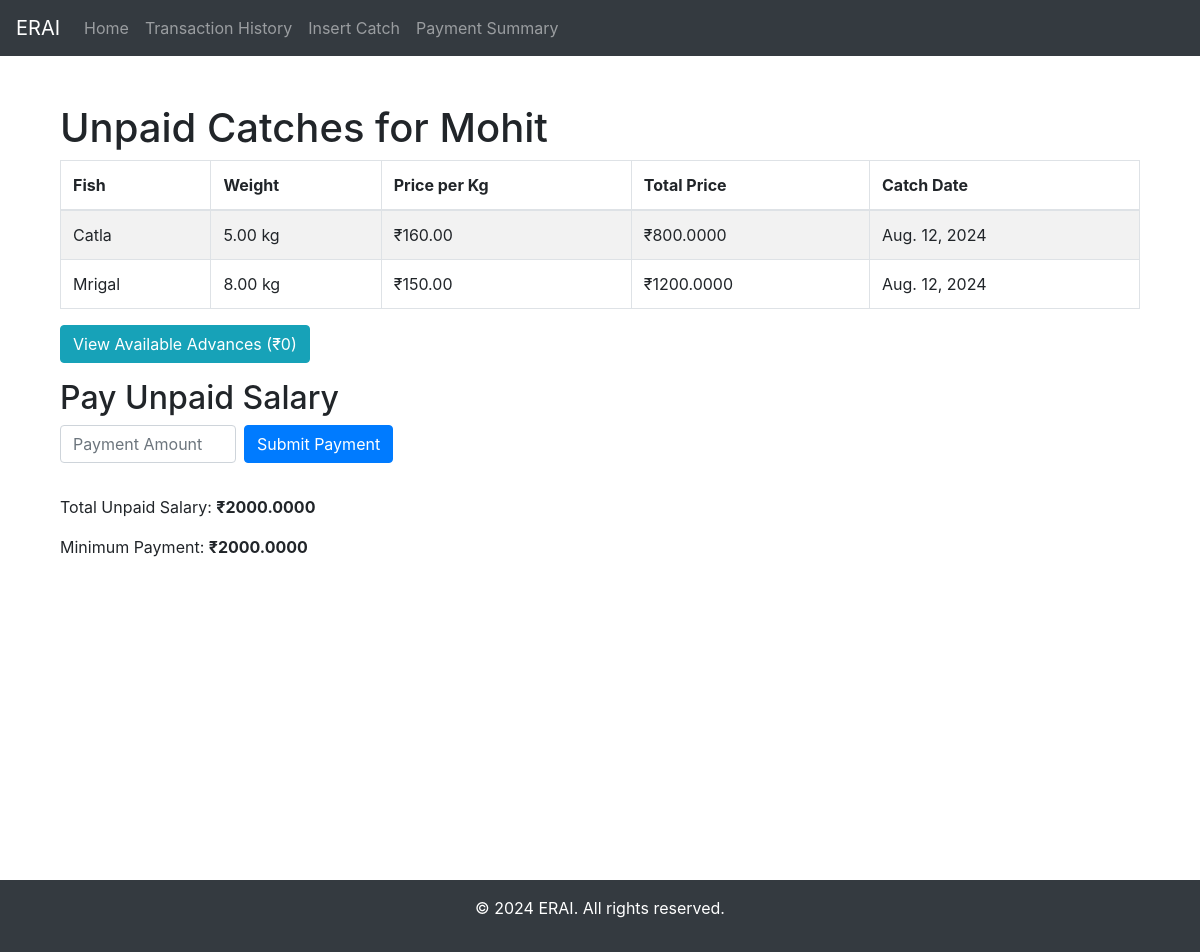
The page /fisherman/5/unpaid-catches/ on the database as committed earlier.
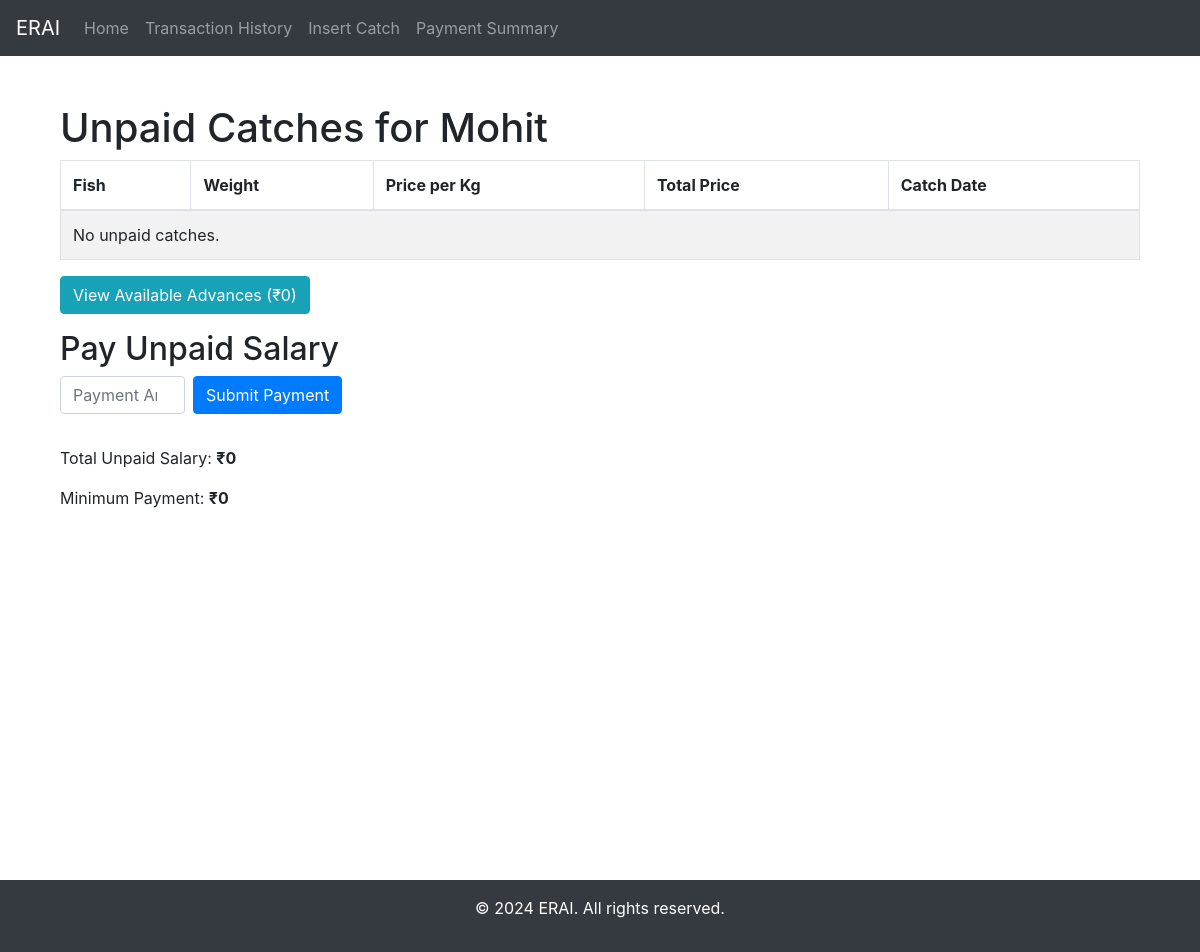
The same page on the database as committed later.
### myApp/models.py (models this page shows, shortened)
class Catch(models.Model):
    fisherman = models.ForeignKey(Fisherman, on_delete=models.CASCADE)
    fish = models.ForeignKey(Fish, on_delete=models.CASCADE)
    catch_date = models.DateField()
    weight = models.DecimalField(max_digits=10, decimal_places=2)
    is_paid = models.BooleanField(default=False)

class Fish(models.Model):
    name = models.CharField(max_length=255)
    price = models.DecimalField(max_digits=10, decimal_places=2)
    royalty_amount = models.DecimalField(max_digits=10, decimal_places=2, default=0.00)

### myApp/views.py (the view, shortened to what this page needs)
# urls.py: path('fisherman/<int:fisherman_id>/unpaid-catches/', unpaid_catches_view, name='unpaid_catches'),
def unpaid_catches_view(request, fisherman_id):
    fisherman = get_object_or_404(Fisherman, id=fisherman_id)
    unpaid_catches = fisherman.get_unpaid_catches()
    total_unpaid_salary = fisherman.calculate_total_due()
    for catch in unpaid_catches:
        catch.price = catch.weight * catch.fish.price
    advance = Advance.objects.filter(fisherman=fisherman)
    total_adv = sum(x.amount for x in advance)  # Sum up the advance amounts
    context = {
        'fisherman': fisherman,
        'unpaid_catches': unpaid_catches,
        'total_unpaid_salary': total_unpaid_salary,
        'advance': advance,
        'total_advance': total_adv,  # Add this line to include total advance
        'min_payment': total_unpaid_salary - total_adv
    }
    return render(request, 'unpaid_catches.html', context)

### myApp/models.py (called while the page is built)
    def calculate_total_due(self):
        return sum(catch.weight * catch.fish.price for catch in self.catch_set.filter(is_paid=False))

    def get_unpaid_catches(self):
        return self.catch_set.filter(is_paid=False)

### myApp/templates/unpaid_catches.html (shortened to what this page needs)
{% extends 'base.html' %}
{% block content %}
    <div class="container mt-4">
        <h1>Unpaid Catches for {{ fisherman.name }}</h1>
        <table class="table table-striped table-bordered">
            <thead>
                <tr>
                    <th>Fish</th>
                    <th>Weight</th>
                    <th>Price per Kg</th>
                    <th>Total Price</th>
                    <th>Catch Date</th>
                </tr>
            </thead>
            <tbody>
                {% for catch in unpaid_catches %}
                    <tr>
                        <td>{{ catch.fish.name }}</td>
                        <td>{{ catch.weight }} kg</td>
                        <td>₹{{ catch.fish.price }}</td>
                        <td>₹{{ catch.price }}</td>
                        <td>{{ catch.catch_date }}</td>
                    </tr>
                {% empty %}
                    <tr>
                        <td colspan="5">No unpaid catches.</td>
                    </tr>
                {% endfor %}
            </tbody>
        </table>
        <button type="button" class="btn btn-info mb-3" data-toggle="modal" data-target="#advancesModal">
            View Available Advances (₹{{ total_advance }})
        </button>
        <h2>Pay Unpaid Salary</h2>
        <form method="post" class="form-inline">
            <div class="form-group mb-2">
                <input type="number" step="0.01" id="payment_amount" name="payment_amount" class="form-control mr-2"
                       min="{{ min_payment }}" max="{{ total_unpaid_salary }}" required
                       placeholder="Payment Amount"
                       title="Amount must be between ₹{{ min_payment }} and ₹{{ total_unpaid_salary }}">
            </div>
            <button type="submit" class="btn btn-primary mb-2">Submit Payment</button>
        </form>
        <div class="mt-4">
            <p>Total Unpaid Salary: <strong>₹{{ total_unpaid_salary }}</strong></p>
            <p>Minimum Payment: <strong>₹{{ min_payment }}</strong></p>
        </div>
    </div>
{% endblock %}

Rows that differ between the two databases and show on the page:
removed Catch: fish.name "Catla", weight "5.00", fish.price "160.00", price "800.0000", catch_date "Aug. 12, 2024"
removed Catch: fish.name "Mrigal", weight "8.00", fish.price "150.00", price "1200.0000", catch_date "Aug. 12, 2024"
Other text that changed with them:
{{ total_unpaid_salary }}: "2000.0000" → "0"
{{ min_payment }}: "2000.0000" → "0"
text now shown: "No unpaid catches."
